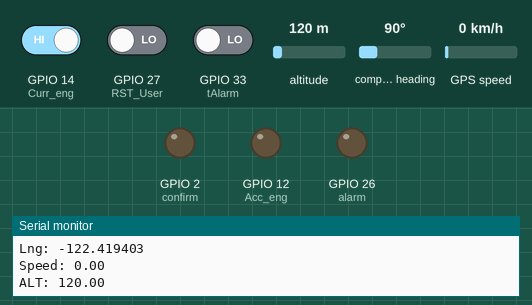
Recording of a sketch running on a simulated ESP32. On the bench: output pins drawn as LEDs (lit = HIGH), the last lines printed to the serial monitor. Dashed ring = blinking. The inputs (shaded band) are chosen by the test bench; at power-on: GPIO 27 (RST_User) LOW, GPIO 14 (Curr_eng) HIGH, GPIO 33 (tAlarm) LOW, altitude 120 m, compass heading 90°, GPS speed 0 km/h. WiFi joins after 1.5 s; servers stay silent unless stated; the GPS gets a fix after 3 s at 37.7749, -122.4194 with 8 satellites.

Above: at 5.0 s.
5.1 s: GPIO 27 (RST_User) driven HIGH
At 6.7 s:
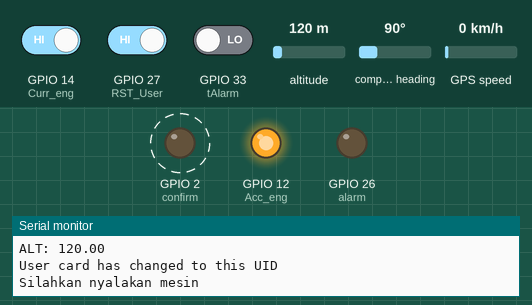
9.3 s: GPIO 14 (Curr_eng) driven LOW
At 12.05 s:
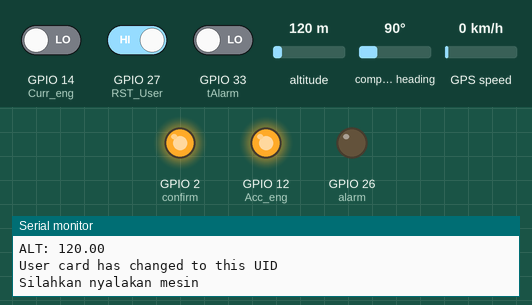
13.5 s: GPIO 33 (tAlarm) driven HIGH
At 17.8 s:
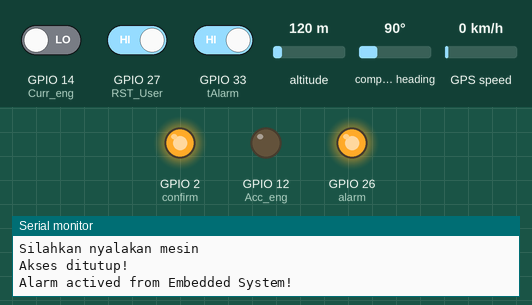
25.6 s: GPIO 14 (Curr_eng) driven HIGH
At 29.9 s:
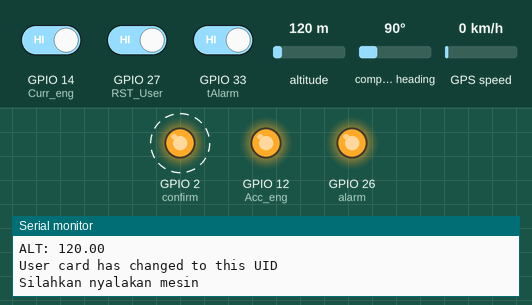
Timing chart, 0 to 30.1 s (numbered marks = the images above; inputs shaded):
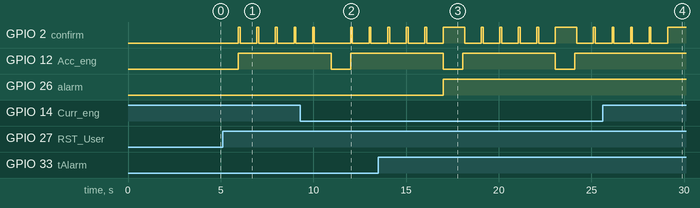

The sketch:

Yeah_v.0.9.ino
```cpp
//RFID
#include <SPI.h>
#include <MFRC522.h>
#define RST_PIN 22
#define SS_PIN 21
MFRC522 mfrc522(SS_PIN, RST_PIN);

//UserIdentify
String UID, User = "No data!";
bool giveAcc;
bool GANTI=0;
#define RST_User 27 //Ganti user
#define Curr_eng 14 //cek kondisi mesin (hidup/koid?)
#define Acc_eng 12 //beri akses mesin

//GPS
#include <TinyGPS++.h>
#define RXD2 16
#define TXD2 17
HardwareSerial neogps(1);
TinyGPSPlus gps;
//Blynk
#define BLYNK_PRINT Serial
#include <WiFi.h>
#include <WiFiClientSecure.h>
#include <BlynkSimpleEsp32_SSL.h>
char auth[] = "";//change with your token from Blynk
char ssid[] = "";//change with your Wi-Fi SSID
char pass[] = "";//chaneg with your Wi-Fi password
WidgetMap myMap(V1);
WidgetLED Al_LED(V3);
WidgetLED AC_LED(V4);//ACC LED
float lat,latM=0;
float lon,lonM=0;
float speed;
//alarm
#define alarm 26
#define vAlarm V0
bool ALARM = 0;
#define tAlarm 33
//confirm
#define confirm 2

void setup(){
  Serial.begin(115200);
  SPI.begin();
  mfrc522.PCD_Init();
  mfrc522.PCD_DumpVersionToSerial();
  Serial.println(F("RFID Ready"));

  pinMode(RST_User, INPUT);
  pinMode(Curr_eng, INPUT);
  pinMode(Acc_eng, OUTPUT);
  pinMode(alarm, OUTPUT);
  pinMode(confirm, OUTPUT);
  pinMode(tAlarm, INPUT);
  digitalWrite(Acc_eng, LOW);
  giveAcc = 0;

  //GPS
  neogps.begin(9600, SERIAL_8N1, RXD2, TXD2);
  delay(2000);

  //Blynk
  Blynk.begin(auth, ssid, pass);
  myMap.clear();
  Blynk.setProperty(V3,"color","#FF0000");
  Blynk.setProperty(V4,"color","#00FF00");
}

void getUID(){
  if(!mfrc522.PICC_IsNewCardPresent() || !mfrc522.PICC_ReadCardSerial()) return;
  UID="";
  Serial.print(F("Card UID: "));
  for(byte i=0; i<mfrc522.uid.size; i++)
  UID+=(mfrc522.uid.uidByte[i]<0x10 ? "0" : "") +
  String(mfrc522.uid.uidByte[i], HEX) +
  (i != (mfrc522.uid.size -1) ? ":" : "");
  UID.toUpperCase();
  Serial.println(UID);
  mfrc522.PICC_HaltA();
  delay(10);
}
void gantiKartu(){
  getUID();
  User = UID;
  Serial.println(F("User card has changed to this UID"));
  GANTI = 0;
}
bool userConfirmed(){
  getUID();
  return (User == UID);
}
void youCan(){
  for(int i=0;i<5;i++){
    digitalWrite(confirm, HIGH);
    delay(100);
    digitalWrite(confirm, LOW);
    delay(900);
  }
}
BLYNK_WRITE(V0){
  ALARM=param.asInt();
  if(ALARM)Serial.println("You Actived the alarm from Blynk");
}
void loop(){
  //ganti kartu
  if(digitalRead(RST_User)||GANTI) gantiKartu();
  //mengidentifiasi pengguna
  if(userConfirmed()){
    digitalWrite(Acc_eng, HIGH);
    myMap.clear();
    giveAcc = 1;
    latM=0;
    lonM=0;
    Serial.println(F("Silahkan nyalakan mesin"));
    AC_LED.on();
    youCan();
    UID = "";
  }
  //mengcek kondisi mesin
  if(!digitalRead(Curr_eng)){
    giveAcc = 0;
    latM=lat;
    lonM=lon;
    myMap.location(1, latM, lonM, "value");
    digitalWrite(Acc_eng, LOW);
    Serial.println(F("Akses ditutup!"));
    AC_LED.off();
  }
  //mengecek kemalingan
  if(!giveAcc){
    if(speed > 12){ ALARM = true; Serial.println("Terdeteksi Pencurian!");}
    if(digitalRead(tAlarm)){ ALARM = true; Serial.println("Alarm actived from Embedded System!");}
  }
  //alarm control
  if(ALARM){
    Blynk.virtualWrite(V0,HIGH);
    Blynk.syncVirtual(V0);
    digitalWrite(2, HIGH);
    Al_LED.on();
  }
  if(!ALARM){
    Blynk.virtualWrite(V0,LOW);
    Blynk.syncVirtual(V0);
    digitalWrite(2, LOW);
    Al_LED.off();
  }

  digitalWrite(alarm, ALARM);

  //GPS
  boolean newData = false;
  for(unsigned long start = millis();millis()-start<1000;){
    while(neogps.available()){
      if(gps.encode(neogps.read())){
        newData = true;
      }
    }
  }

  if(newData){
    newData = false;
    lat = gps.location.lat();
    lon = gps.location.lng();
    speed = gps.speed.kmph();
    Serial.println(gps.satellites.value());
    Serial.print(F("Lat: "));
    Serial.println(lat,6);
    Serial.print(F("Lng: "));
    Serial.println(lon,6);
    Serial.print(F("Speed: "));
    Serial.println(speed);
    Serial.print(F("ALT: "));
    Serial.println(gps.altitude.meters());
    myMap.location(0, lat, lon, "value");
  }
  else{
    Serial.println("No Data");
  }
  Blynk.run();
}
```

Measured:
- after the input at 5.1 s, GPIO 2 (confirm): alternates HIGH for 0.10 s and LOW for 0.90 s, starting after 0.86 s; GPIO 12 (Acc_eng): LOW → HIGH after 0.86 s
- after the input at 9.3 s, GPIO 12 (Acc_eng): HIGH → LOW after 1.7 s, → HIGH 1.1 s later
- after the input at 13.5 s, GPIO 26 (alarm): LOW → HIGH after 3.5 s
- after the input at 25.6 s, GPIO 12 (Acc_eng): stays HIGH (without the input it goes to LOW after 3.5 s)
